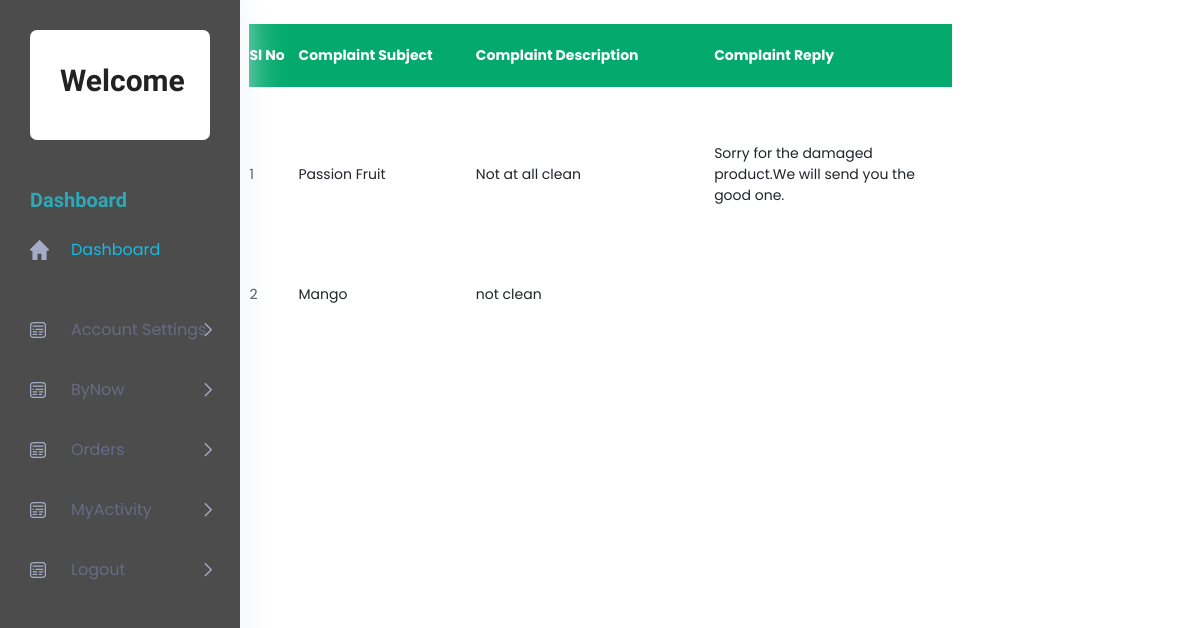
/Project/User/PostedComplaint.php, run on an earlier commit of the app's database.
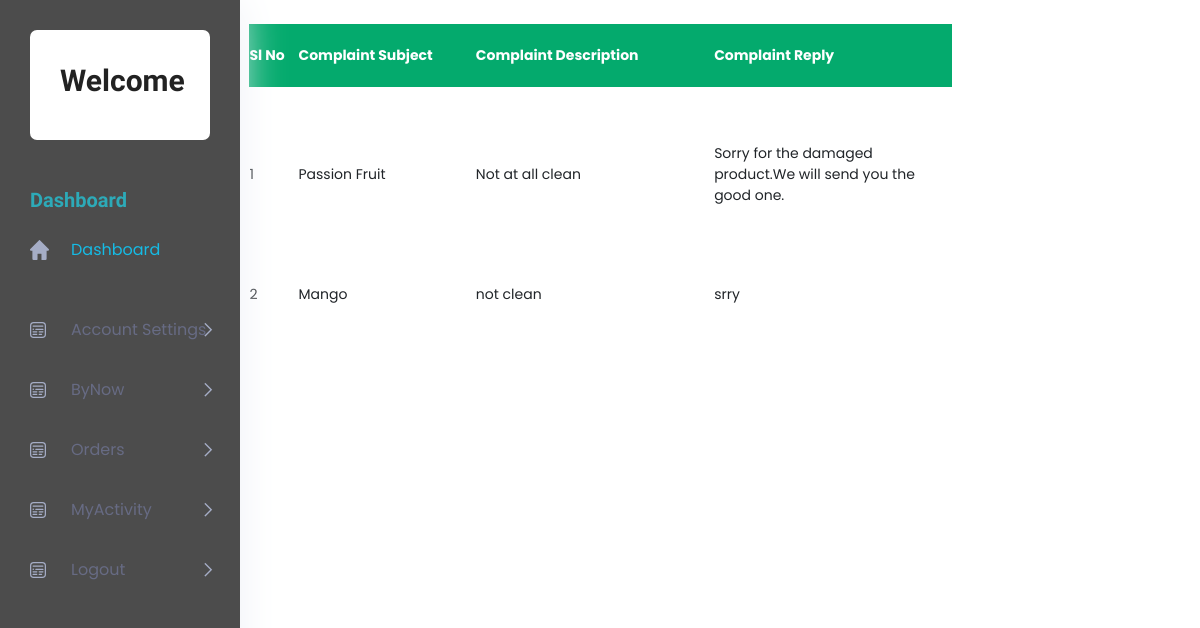
And on a later commit of the database.
### tables this page shows
CREATE TABLE `tbl_complaint` (
  `complaint_id` int(11) NOT NULL,
  `complaint_date` date NOT NULL DEFAULT current_timestamp(),
  `complaint_subject` varchar(500) NOT NULL,
  `complaint_details` varchar(200) NOT NULL,
  `complaint_status` int(11) NOT NULL DEFAULT 0,
  `complaint_reply` varchar(500) NOT NULL,
  `complaint_replydate` date NOT NULL DEFAULT current_timestamp(),
  `user_id` int(11) NOT NULL,
  `shop_id` int(11) NOT NULL,
  `product_id` int(11) NOT NULL DEFAULT 0
);

### Project/User/PostedComplaint.php (the view, shortened to what this page needs)
<?php
			include("../Assets/Connection/Connection.php");
?>
<!DOCTYPE html PUBLIC "-//W3C//DTD XHTML 1.0 Transitional//EN" "http://www.w3.org/TR/xhtml1/DTD/xhtml1-transitional.dtd">
<html xmlns="http://www.w3.org/1999/xhtml">
<head>
</head>
<body>
<p><a href="HomePage.php"> Home</a></p>
<?php
include("Head.php");
?>
<form id="form1" name="form1" method="post" action="">
 <center> <table width="703" height="302">
    <tr>
      <th width="45" scope="col">Sl No</th>
      <th width="163" scope="col">Complaint Subject</th>
      <th width="219" scope="col">Complaint Description</th>
       <th width="219" scope="col">Complaint Reply</th>
    </tr>
   <?php
	$selectQry="select * from tbl_complaint where user_id='".$_SESSION["userid"]."'  ";
	$row=$conn->query($selectQry);
	$i=0;
	while($data=$row->fetch_assoc())
	{
	$i++;
	?>
    <tr>
      <td><?php echo $i ?></td>
      <td><?php echo $data["complaint_subject"] ?></td>
      <td><?php echo $data["complaint_details"] ?></td>
       <td><?php echo $data["complaint_reply"] ?></td>
    </tr>
    <?php
	}
	?>
  </table>
  </center>
</form>
 <?php
include("Foot.php");
?>
<p>&nbsp;</p>
</body>
</html>

What changed in the data, as far as the page shows it:
changed tbl_complaint "Mango": complaint_reply (not shown) → "srry"
